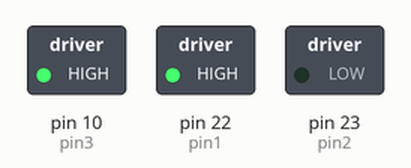
This sketch was run on a simulated Arduino Mega 2560, built with avr-gcc and run on an emulated ATmega2560. On the bench: switched loads named in the sketch (green lamp = pin HIGH).

Above: at 0.1 s.
Timing chart, 0 to 1.6 s (numbered marks = the images above):
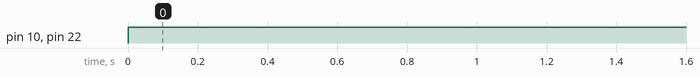

Measured:
- by itself, pin 10 (pin3), pin 22 (pin1): LOW → HIGH at 0.00 s

The sketch:

moving_elivationscrew.ino
```cpp
int pin1 = 22;
int pin2 = 23;
int pin3 = 10;
//int now = 0;
//int current = 0;

void setup() {
  // put your setup code here, to run once:
  Serial.begin(9600);
  pinMode(pin1,OUTPUT);
  pinMode(pin2,OUTPUT);
  pinMode(pin3,OUTPUT);
}

void loop()
{
  // put your main code here, to run repeatedly:
//  current=millis();
//
//  while((now-current)<2000)
//  {
//    motor_write(-150);
//    now=millis();
//  }
//
//  while(((now-current)<4000)&&((now-current)>=2000))
//  {
//    motor_write(150);
//    now=millis();
//  }
//for(int i=30;i<255;i=i+5)
//{
//motor_write(i);
//Serial.println(i);
//delay(500);
//
//}
//if(int i=255)
motor_write(255);
//delay(4000);
//motor_write(-255);
//delay(4000);

}

void motor_write(int PWM)
{
  if (PWM>0)
  {
    digitalWrite(pin1,HIGH);
    digitalWrite(pin2,LOW);
    analogWrite(pin3,PWM);
  }
  else if (PWM<0)
  {
    digitalWrite(pin2,HIGH);
    digitalWrite(pin1,LOW);
    analogWrite(pin3,(-1)*PWM);
  }
  else
  {
    digitalWrite(pin2,HIGH);
    digitalWrite(pin1,HIGH);
    analogWrite(pin3,PWM);
  }

}
```
